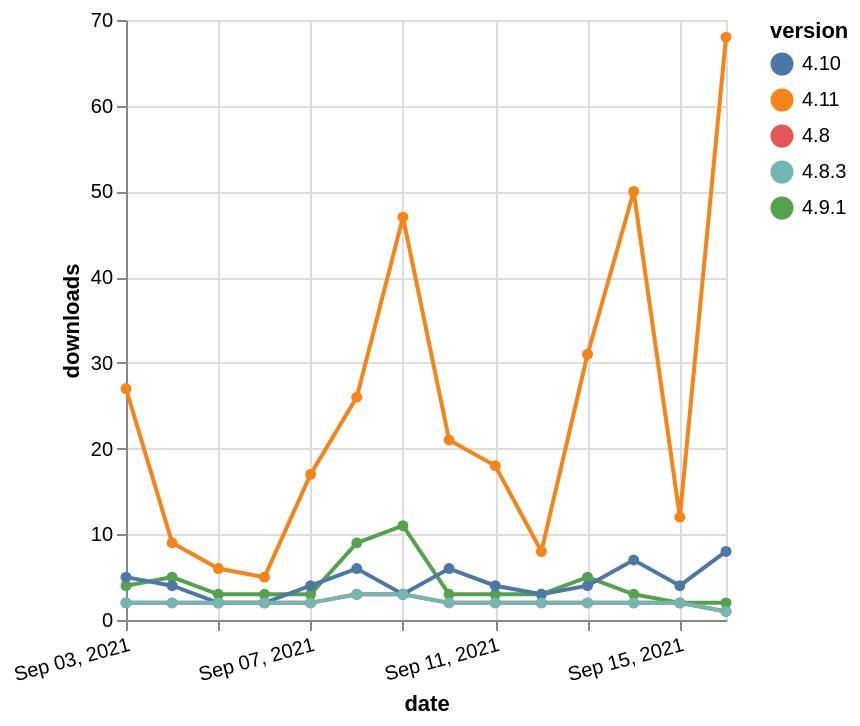

Express this chart as Vega-Lite.
### Vega-Lite specification from a JSON file in a GitHub repository (floating-point values rounded to 4 significant figures)
{"$schema": "https://vega.github.io/schema/vega-lite/v5.json", "description": "A simple bar chart with embedded data.", "data": {"values": [{"date": "2021-09-03", "total": 2589, "delta": 2, "version": "4.8"}, {"date": "2021-09-04", "total": 2591, "delta": 2, "version": "4.8"}, {"date": "2021-09-05", "total": 2593, "delta": 2, "version": "4.8"}, {"date": "2021-09-06", "total": 2595, "delta": 2, "version": "4.8"}, {"date": "2021-09-07", "total": 2597, "delta": 2, "version": "4.8"}, {"date": "2021-09-08", "total": 2600, "delta": 3, "version": "4.8"}, {"date": "2021-09-09", "total": 2603, "delta": 3, "version": "4.8"}, {"date": "2021-09-10", "total": 2605, "delta": 2, "version": "4.8"}, {"date": "2021-09-11", "total": 2607, "delta": 2, "version": "4.8"}, {"date": "2021-09-12", "total": 2609, "delta": 2, "version": "4.8"}, {"date": "2021-09-13", "total": 2611, "delta": 2, "version": "4.8"}, {"date": "2021-09-14", "total": 2613, "delta": 2, "version": "4.8"}, {"date": "2021-09-15", "total": 2615, "delta": 2, "version": "4.8"}, {"date": "2021-09-16", "total": 2616, "delta": 1, "version": "4.8"}, {"date": "2021-09-03", "total": 11764, "delta": 4, "version": "4.9.1"}, {"date": "2021-09-04", "total": 11769, "delta": 5, "version": "4.9.1"}, {"date": "2021-09-05", "total": 11772, "delta": 3, "version": "4.9.1"}, {"date": "2021-09-06", "total": 11775, "delta": 3, "version": "4.9.1"}, {"date": "2021-09-07", "total": 11778, "delta": 3, "version": "4.9.1"}, {"date": "2021-09-08", "total": 11787, "delta": 9, "version": "4.9.1"}, {"date": "2021-09-09", "total": 11798, "delta": 11, "version": "4.9.1"}, {"date": "2021-09-10", "total": 11801, "delta": 3, "version": "4.9.1"}, {"date": "2021-09-11", "total": 11804, "delta": 3, "version": "4.9.1"}, {"date": "2021-09-12", "total": 11807, "delta": 3, "version": "4.9.1"}, {"date": "2021-09-13", "total": 11812, "delta": 5, "version": "4.9.1"}, {"date": "2021-09-14", "total": 11815, "delta": 3, "version": "4.9.1"}, {"date": "2021-09-15", "total": 11817, "delta": 2, "version": "4.9.1"}, {"date": "2021-09-16", "total": 11819, "delta": 2, "version": "4.9.1"}, {"date": "2021-09-03", "total": 10787, "delta": 27, "version": "4.11"}, {"date": "2021-09-04", "total": 10796, "delta": 9, "version": "4.11"}, {"date": "2021-09-05", "total": 10802, "delta": 6, "version": "4.11"}, {"date": "2021-09-06", "total": 10807, "delta": 5, "version": "4.11"}, {"date": "2021-09-07", "total": 10824, "delta": 17, "version": "4.11"}, {"date": "2021-09-08", "total": 10850, "delta": 26, "version": "4.11"}, {"date": "2021-09-09", "total": 10897, "delta": 47, "version": "4.11"}, {"date": "2021-09-10", "total": 10918, "delta": 21, "version": "4.11"}, {"date": "2021-09-11", "total": 10936, "delta": 18, "version": "4.11"}, {"date": "2021-09-12", "total": 10944, "delta": 8, "version": "4.11"}, {"date": "2021-09-13", "total": 10975, "delta": 31, "version": "4.11"}, {"date": "2021-09-14", "total": 11025, "delta": 50, "version": "4.11"}, {"date": "2021-09-15", "total": 11037, "delta": 12, "version": "4.11"}, {"date": "2021-09-16", "total": 11105, "delta": 68, "version": "4.11"}, {"date": "2021-09-03", "total": 6476, "delta": 5, "version": "4.10"}, {"date": "2021-09-04", "total": 6480, "delta": 4, "version": "4.10"}, {"date": "2021-09-05", "total": 6482, "delta": 2, "version": "4.10"}, {"date": "2021-09-06", "total": 6484, "delta": 2, "version": "4.10"}, {"date": "2021-09-07", "total": 6488, "delta": 4, "version": "4.10"}, {"date": "2021-09-08", "total": 6494, "delta": 6, "version": "4.10"}, {"date": "2021-09-09", "total": 6497, "delta": 3, "version": "4.10"}, {"date": "2021-09-10", "total": 6503, "delta": 6, "version": "4.10"}, {"date": "2021-09-11", "total": 6507, "delta": 4, "version": "4.10"}, {"date": "2021-09-12", "total": 6510, "delta": 3, "version": "4.10"}, {"date": "2021-09-13", "total": 6514, "delta": 4, "version": "4.10"}, {"date": "2021-09-14", "total": 6521, "delta": 7, "version": "4.10"}, {"date": "2021-09-15", "total": 6525, "delta": 4, "version": "4.10"}, {"date": "2021-09-16", "total": 6533, "delta": 8, "version": "4.10"}, {"date": "2021-09-03", "total": 2862, "delta": 2, "version": "4.8.3"}, {"date": "2021-09-04", "total": 2864, "delta": 2, "version": "4.8.3"}, {"date": "2021-09-05", "total": 2866, "delta": 2, "version": "4.8.3"}, {"date": "2021-09-06", "total": 2868, "delta": 2, "version": "4.8.3"}, {"date": "2021-09-07", "total": 2870, "delta": 2, "version": "4.8.3"}, {"date": "2021-09-08", "total": 2873, "delta": 3, "version": "4.8.3"}, {"date": "2021-09-09", "total": 2876, "delta": 3, "version": "4.8.3"}, {"date": "2021-09-10", "total": 2878, "delta": 2, "version": "4.8.3"}, {"date": "2021-09-11", "total": 2880, "delta": 2, "version": "4.8.3"}, {"date": "2021-09-12", "total": 2882, "delta": 2, "version": "4.8.3"}, {"date": "2021-09-13", "total": 2884, "delta": 2, "version": "4.8.3"}, {"date": "2021-09-14", "total": 2886, "delta": 2, "version": "4.8.3"}, {"date": "2021-09-15", "total": 2888, "delta": 2, "version": "4.8.3"}, {"date": "2021-09-16", "total": 2889, "delta": 1, "version": "4.8.3"}]}, "width": "container", "mark": {"type": "line", "point": {"filled": true}}, "encoding": {"x": {"field": "date", "type": "temporal", "timeUnit": "yearmonthdate", "title": "date", "axis": {"labelAngle": -15}}, "y": {"field": "delta", "type": "quantitative", "title": "downloads"}, "color": {"field": "version", "type": "nominal"}, "tooltip": {"field": "delta"}}}
